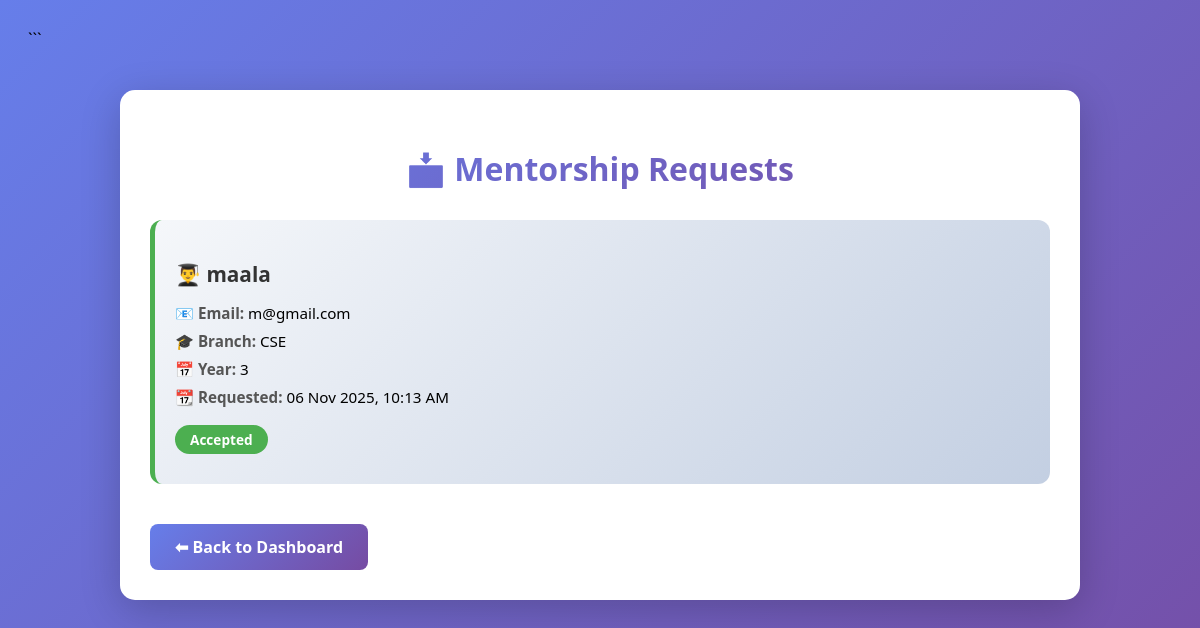
The app's page /alumni_requests.php (signed in) with its own data.
### tables this page shows
CREATE TABLE `mentorship_requests` (
  `request_id` int(11) NOT NULL,
  `st_register` varchar(50) NOT NULL COMMENT 'References studentinfo.st_register',
  `mentor_pi_register` varchar(100) NOT NULL COMMENT 'References alumniinfo.pi_register',
  `status` enum('Pending','Accepted','Rejected') DEFAULT 'Pending',
  `request_date` timestamp NOT NULL DEFAULT current_timestamp(),
  `response_date` timestamp NULL DEFAULT NULL
);

CREATE TABLE `studentinfo` (
  `st_name` varchar(100) NOT NULL,
  `st_gender` varchar(20) NOT NULL,
  `st_address` varchar(100) NOT NULL,
  `st_email` varchar(100) NOT NULL,
  `st_linkedin` varchar(255) DEFAULT NULL,
  `st_instagram` varchar(255) DEFAULT NULL,
  `st_whatsapp` varchar(20) DEFAULT NULL,
  `st_facebook` varchar(255) DEFAULT NULL,
  `st_twitter` varchar(255) DEFAULT NULL,
  `st_github` varchar(255) DEFAULT NULL,
  `st_portfolio` varchar(255) DEFAULT NULL,
  `st_picture` longblob DEFAULT NULL,
  `st_branch` varchar(50) NOT NULL,
  `st_year` int(11) NOT NULL,
  `st_mobile` varchar(50) NOT NULL,
  `st_register` varchar(100) NOT NULL
);

### alumni_requests.php (the view, shortened to what this page needs)
<?php
include_once 'db_config.php';
$pi_register = $_SESSION['pi_register'];
$sql = "SELECT r.request_id, si.st_name, si.st_email, si.st_branch, si.st_year, r.status, r.request_date
        FROM mentorship_requests r
        JOIN studentinfo si ON r.st_register = si.st_register
        WHERE r.mentor_pi_register = '$pi_register'
        ORDER BY
            CASE r.status
                WHEN 'Pending' THEN 1
                WHEN 'Accepted' THEN 2
                WHEN 'Rejected' THEN 3
            END,
            r.request_date DESC";
$result = mysqli_query($conn, $sql);
?>
<!DOCTYPE html>
<html>
<head>
</head>
<body>
<div class="container">
    <h2>📩 Mentorship Requests</h2>
    <?php if (mysqli_num_rows($result) > 0) { ?>
        <?php while ($row = mysqli_fetch_assoc($result)) { ?>
            <div class="card <?php echo strtolower($row['status']); ?>">
                <h3>👨‍🎓 <?php echo htmlspecialchars($row['st_name']); ?></h3>
                <div class="card-info">
                    <span class="info-label">📧 Email:</span> <?php echo htmlspecialchars($row['st_email']); ?>
                </div>
                <div class="card-info">
                    <span class="info-label">🎓 Branch:</span> <?php echo htmlspecialchars($row['st_branch']); ?>
                </div>
                <div class="card-info">
                    <span class="info-label">📅 Year:</span> <?php echo htmlspecialchars($row['st_year']); ?>
                </div>
                <div class="card-info">
                    <span class="info-label">📆 Requested:</span> <?php echo date('d M Y, h:i A', strtotime($row['request_date'])); ?>
                </div>
                <span class="status-badge badge-<?php echo strtolower($row['status']); ?>">
                    <?php echo $row['status']; ?>
                </span>
            </div>
        <?php } ?>
    <?php } ?>
    <a href="alumnipage.php" class="back-btn">⬅ Back to Dashboard</a>
</div>
</body>
</html>

### alumni_requests.php (style rules this page uses)
body { font-family: 'Segoe UI', Tahoma, Geneva, Verdana, sans-serif; background: linear-gradient(135deg, #667eea 0%, #764ba2 100%); min-height: 100vh; padding: 20px; }
.container { max-width: 900px; margin: 40px auto; background: white; padding: 30px; border-radius: 15px; box-shadow: 0 10px 40px rgba(0, 0, 0, 0.2); }
h2 { text-align: center; color: #333; margin-bottom: 30px; font-size: 2rem; background: linear-gradient(135deg, #667eea 0%, #764ba2 100%); -webkit-background-clip: text; -webkit-text-fill-color: transparent; }
.card { background: linear-gradient(135deg, #f5f7fa 0%, #c3cfe2 100%); border-radius: 12px; padding: 20px; margin-bottom: 20px; transition: all 0.3s ease; border-left: 5px solid #667eea; }
.card.accepted { border-left-color: #4CAF50; }
.card h3 { color: #333; margin-bottom: 15px; font-size: 1.3rem; }
.card-info { margin: 8px 0; font-size: 0.95rem; }
.info-label { font-weight: 600; color: #555; }
.status-badge { display: inline-block; padding: 5px 15px; border-radius: 20px; font-size: 0.85rem; font-weight: 600; margin: 10px 5px 10px 0; }
.badge-accepted { background: #4CAF50; color: white; }
.back-btn { display: inline-block; padding: 12px 25px; background: linear-gradient(135deg, #667eea 0%, #764ba2 100%); color: white; text-decoration: none; border-radius: 8px; font-weight: 600; transition: all 0.3s; margin-top: 20px; }

### records on screen
mentorship_requests: studentinfo.st_name "maala", studentinfo.st_email "m@gmail.com", studentinfo.st_branch "CSE", studentinfo.st_year "3", request_date "06 Nov 2025, 10:13 AM", status "Accepted"
